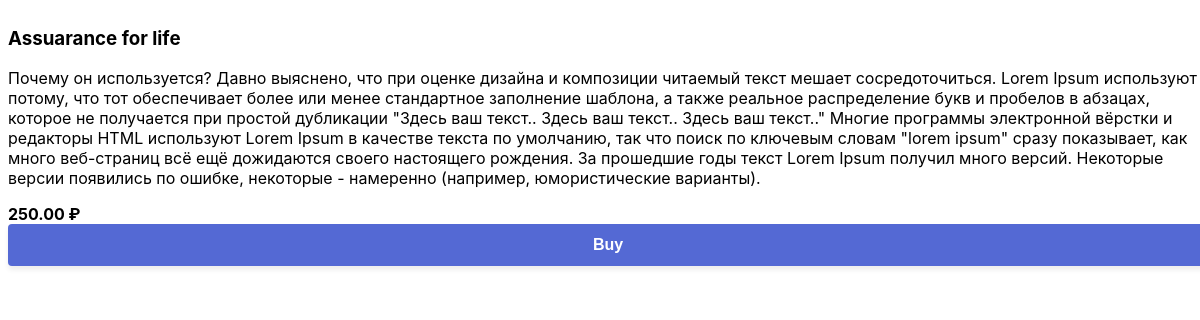
Screenshot of /item/1/ with the database file from the repository.
### items/models.py (models this page shows, shortened)
class Item(models.Model):
	name        = models.CharField(max_length=200)
	description = models.TextField()
	price       = models.DecimalField(decimal_places=2, max_digits=20)
	created_at  = models.DateTimeField(auto_now=False, auto_now_add=True)
	updated_at  = models.DateTimeField(auto_now=True, auto_now_add=False)

### items/views.py (the view)
# urls.py: path('item/<int:id>/', views.detail_item, name="detail_item"),
def detail_item(request, id):
	item = get_object_or_404(Item, id=id)
	context = {
		'item':item,
	}
	template = loader.get_template('items/detail_item.html')
	return HttpResponse(template.render(context, request))

### items/templates/items/detail_item.html (shortened to what this page needs)
{% extends 'layout.html' %}
{% load static %}
{% block content %}
<div>
	<h3>{{ item.name }}</h3>
	<p>{{ item.description }}</p>
	<strong>{{ item.price }} &#8381;</strong> <button id="payment-form">Buy</button>
</div>
{% endblock %}

### templates/layout.html (shortened to what this page needs)
{% load static %}
<html>
  <head>
    <link href="{% static 'css/checkout.css' %}" rel="stylesheet">
  </head>
  <body>
    {% block content %}
    {% endblock %}
  </body>
</html>

### items/static/css/checkout.css (style rules this page uses)
* { box-sizing: border-box; }
body { font-family: -apple-system, BlinkMacSystemFont, sans-serif; font-size: 16px; -webkit-font-smoothing: antialiased; display: flex; justify-content: center; align-content: center; height: 100vh; width: 100vw; }
button { background: #5469d4; font-family: Arial, sans-serif; color: #ffffff; border-radius: 4px; border: 0; padding: 12px 16px; font-size: 16px; font-weight: 600; cursor: pointer; display: block; transition: all 0.2s ease; box-shadow: 0px 4px 5.5px 0px rgba(0, 0, 0, 0.07); width: 100%; }

### rows the page displays
Item: name "Assuarance for life", description "Почему он используется? Давно выяснено, что при оценке дизайна и композиции читаемый текст мешает сосредоточиться. Lorem Ipsum используют потому, что тот обеспечивает более или менее стандартное заполнение шаблона, а также реальное распределение букв и пробелов в абзацах, которое не получается при простой дубликации \"Здесь ваш текст.. Здесь ваш текст.. Здесь ваш текст..\" Многие программы электронной вёрстки и редакторы HTML используют Lorem Ipsum в качестве текста по умолчанию, так что поиск по ключевым словам \"lorem ipsum\" сразу показывает, как много веб-страниц всё ещё дожидаются своего настоящего рождения. За прошедшие годы текст Lorem Ipsum получил много версий. Некоторые версии…", price "250.00"
